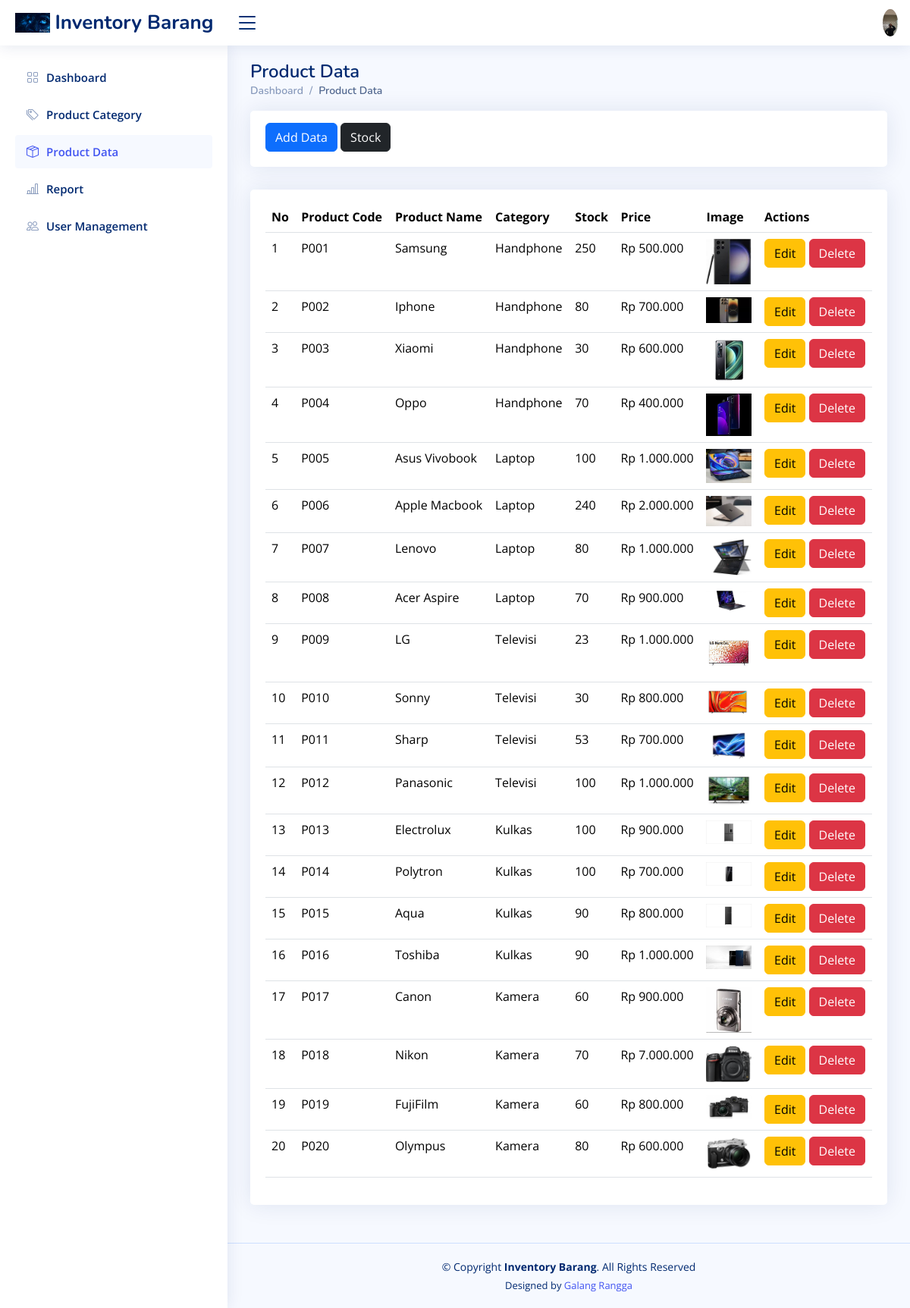
/Produk.php (signed in), run on the app's committed database.
### tables this page shows
CREATE TABLE `products` (
  `id` int NOT NULL,
  `category_id` int DEFAULT NULL,
  `product_code` varchar(50) DEFAULT NULL,
  `product_name` varchar(150) DEFAULT NULL,
  `stock` int DEFAULT '0',
  `min_stock` int DEFAULT '5',
  `price` int DEFAULT NULL,
  `gambar` varchar(255) NOT NULL,
  `created_at` timestamp NULL DEFAULT CURRENT_TIMESTAMP,
  `updated_at` timestamp NULL DEFAULT NULL
);

CREATE TABLE `categories` (
  `id` int NOT NULL,
  `kd_kat` varchar(6) NOT NULL,
  `category_name` varchar(100) NOT NULL
);

### Produk.php (the view, shortened to what this page needs)
<!DOCTYPE html>
<html lang="en">
<head>
  <link href="assets/vendor/bootstrap/css/bootstrap.min.css" rel="stylesheet">
  <link href="assets/vendor/bootstrap-icons/bootstrap-icons.css" rel="stylesheet">
  <link href="assets/vendor/boxicons/css/boxicons.min.css" rel="stylesheet">
  <link href="assets/vendor/quill/quill.snow.css" rel="stylesheet">
  <link href="assets/vendor/quill/quill.bubble.css" rel="stylesheet">
  <link href="assets/vendor/remixicon/remixicon.css" rel="stylesheet">
  <link href="assets/vendor/simple-datatables/style.css" rel="stylesheet">
  <link href="assets/css/style.css" rel="stylesheet">
</head>
<body>
  <header id="header" class="header fixed-top d-flex align-items-center">
    <div class="d-flex align-items-center justify-content-between">
      <a href="index.php" class="logo d-flex align-items-center">
        <img src="assets/img/artguru.png" alt="">
        <span class="d-none d-lg-block">Inventory Barang</span>
      </a>
      <i class="bi bi-list toggle-sidebar-btn"></i>
    </div>
    <nav class="header-nav ms-auto">
      <ul class="d-flex align-items-center">
        <li class="nav-item dropdown pe-3">
          <a class="nav-link nav-profile d-flex align-items-center pe-0" href="#" data-bs-toggle="dropdown">
            <img src="assets/img/galang.jpeg" alt="Profile" class="rounded-circle" />
          </a>
        </li>
      </ul>
    </nav>
  </header>
  <aside id="sidebar" class="sidebar">
    <ul class="sidebar-nav" id="sidebar-nav">
      <li class="nav-item">
        <a class="nav-link collapsed" href="index.php">
          <i class="bi bi-grid"></i>
          <span>Dashboard</span>
        </a>
      </li>
      <li class="nav-item">
        <a class="nav-link collapsed" href="kategori_produk.php">
          <i class="bi bi-tags"></i>
          <span>Product Category</span>
        </a>
      </li>
      <li class="nav-item">
        <a class="nav-link" href="produk.php">
          <i class="bi bi-box-seam"></i>
          <span>Product Data</span>
        </a>
      </li>
      <li class="nav-item">
        <a class="nav-link collapsed" href="laporan.php">
          <i class="bi bi-bar-chart-line"></i>
          <span>Report</span>
        </a>
      </li>
      <li class="nav-item">
        <a class="nav-link collapsed" href="users.php">
          <i class="bi bi-people"></i>
          <span>User Management</span>
        </a>
      </li>
    </ul>
  </aside>
  <main id="main" class="main">
    <div class="pagetitle">
      <h1>Product Data</h1>
      <nav>
        <ol class="breadcrumb">
          <li class="breadcrumb-item"><a href="index.php">Dashboard</a></li>
          <li class="breadcrumb-item active">Product Data</li>
        </ol>
      </nav>
    </div>
    <div class="row">
      <div class="col-lg-12">
        <div class="card">
          <div class="card-body mt-3">
            <a href="t_produk.php" class="btn btn-primary">Add Data</a>
            <a href="stok.php" class="btn btn-dark">Stock</a>
          </div>
        </div>
      </div>
    </div>
    <section class="section">
      <div class="row">
        <div class="col-lg-12">
          <div class="card">
            <div class="card-body mt-3">
              <table class="table datatable">
                <thead>
                  <tr>
                    <th scope="col">No</th>
                    <th scope="col">Product Code</th>
                    <th scope="col">Product Name</th>
                    <th scope="col">Category</th>
                    <th scope="col">Stock</th>
                    <th scope="col">Price</th>
                    <th scope="col">Image</th>
                    <th scope="col">Actions</th>
                  </tr>
                </thead>
                <tbody>
                  <?php
                  include "koneksi.php";
                  $no = 1;
                  $sql = mysqli_query($conn, "SELECT p.*, c.category_name FROM products p LEFT JOIN categories c ON p.category_id = c.id");
                  while ($data = mysqli_fetch_array($sql)) {
                  ?>
                    <tr>
                      <td><?php echo $no++; ?></td>
                      <td><?php echo $data['product_code']; ?></td>
                      <td><?php echo $data['product_name']; ?></td>
                      <td><?php echo $data['category_name']; ?></td>
                      <td><?php echo $data['stock']; ?></td>
                      <td>Rp <?php echo number_format($data['price'], 0, ',', '.'); ?></td>
                      <td>
                        <img src="produk_img/<?php echo $data['gambar']; ?>" width="60">
                      </td>
                      <td>
                        <a href="e_produk.php?id=<?php echo $data['id']; ?>" class="btn btn-warning">Edit</a>
                        <a href="h_produk.php?id=<?php echo $data['id']; ?>" class="btn btn-danger" onclick="return confirm('Are you sure you want to delete this data?')">Delete</a>
                      </td>
                    </tr>
                  <?php } ?>
                </tbody>
              </table>
            </div>
          </div>
        </div>
      </div>
    </section>
  </main>
  <footer id="footer" class="footer">
    <div class="copyright">
      &copy; Copyright <strong><span>Inventory Barang</span></strong>. All Rights Reserved
    </div>
    <div class="credits">
      Designed by <a href="">Galang Rangga</a>
    </div>
  </footer>
</body>
</html>

### assets/css/style.css (style rules this page uses)
:root { scroll-behavior: smooth; }
body { font-family: "Open Sans", sans-serif; background: #f6f9ff; color: #444444; }
a { color: #4154f1; text-decoration: none; }
h1, h2, h3, h4, h5, h6 { font-family: "Nunito", sans-serif; }
#main { margin-top: 60px; padding: 20px 30px; transition: all 0.3s; }
.pagetitle { margin-bottom: 10px; }
.pagetitle h1 { font-size: 24px; margin-bottom: 0; font-weight: 600; color: #012970; }
.card { margin-bottom: 30px; border: none; border-radius: 5px; box-shadow: 0px 0 30px rgba(1, 41, 112, 0.1); }
.card-body { padding: 0 20px 20px 20px; }
.breadcrumb { font-size: 14px; font-family: "Nunito", sans-serif; color: #899bbd; font-weight: 600; }
.breadcrumb a { color: #899bbd; transition: 0.3s; }
.breadcrumb .breadcrumb-item::before { color: #899bbd; }
.breadcrumb .active { color: #51678f; font-weight: 600; }
.logo { line-height: 1; }
@media (min-width: 1200px) { .logo { width: 280px; } }
.logo img { max-height: 26px; margin-right: 6px; }
.logo span { font-size: 26px; font-weight: 700; color: #012970; font-family: "Nunito", sans-serif; }
.header { transition: all 0.5s; z-index: 997; height: 60px; box-shadow: 0px 2px 20px rgba(1, 41, 112, 0.1); background-color: #fff; padding-left: 20px; }
.header .toggle-sidebar-btn { font-size: 32px; padding-left: 10px; cursor: pointer; color: #012970; }
.header-nav ul { list-style: none; }
.header-nav>ul { margin: 0; padding: 0; }
.header-nav .nav-profile { color: #012970; }
.header-nav .nav-profile img { max-height: 36px; }
.sidebar { position: fixed; top: 60px; left: 0; bottom: 0; width: 300px; z-index: 996; transition: all 0.3s; padding: 20px; overflow-y: auto; scrollbar-width: thin; scrollbar-color: #aab7cf transparent; box-shadow: 0px 0px 20px rgba(1, 41, 112, 0.1); background-color: #fff; }
@media (min-width: 1200px) { #main, #footer { margin-left: 300px; } }
.sidebar-nav { padding: 0; margin: 0; list-style: none; }
.sidebar-nav li { padding: 0; margin: 0; list-style: none; }
.sidebar-nav .nav-item { margin-bottom: 5px; }
.sidebar-nav .nav-link { display: flex; align-items: center; font-size: 15px; font-weight: 600; color: #4154f1; transition: 0.3; background: #f6f9ff; padding: 10px 15px; border-radius: 4px; }
.sidebar-nav .nav-link i { font-size: 16px; margin-right: 10px; color: #4154f1; }
.sidebar-nav .nav-link.collapsed { color: #012970; background: #fff; }
.sidebar-nav .nav-link.collapsed i { color: #899bbd; }
.footer { padding: 20px 0; font-size: 14px; transition: all 0.3s; border-top: 1px solid #cddfff; }
.footer .copyright { text-align: center; color: #012970; }
.footer .credits { padding-top: 5px; text-align: center; font-size: 13px; color: #012970; }

### data on the page
products: product_code "P001", product_name "Samsung", category.category_name "Handphone", stock "250", price "500.000", gambar (picture)
products: product_code "P002", product_name "Iphone", category.category_name "Handphone", stock "80", price "700.000", gambar (picture)
products: product_code "P003", product_name "Xiaomi", category.category_name "Handphone", stock "30", price "600.000", gambar (picture)
products: product_code "P004", product_name "Oppo", category.category_name "Handphone", stock "70", price "400.000", gambar (picture)
products: product_code "P005", product_name "Asus Vivobook", category.category_name "Laptop", stock "100", price "1.000.000", gambar (picture)
products: product_code "P006", product_name "Apple Macbook", category.category_name "Laptop", stock "240", price "2.000.000", gambar (picture)
products: product_code "P007", product_name "Lenovo", category.category_name "Laptop", stock "80", price "1.000.000", gambar (picture)
products: product_code "P008", product_name "Acer Aspire", category.category_name "Laptop", stock "70", price "900.000", gambar (picture)
products: product_code "P009", product_name "LG", category.category_name "Televisi", stock "23", price "1.000.000", gambar (picture)
products: product_code "P010", product_name "Sonny", category.category_name "Televisi", stock "30", price "800.000", gambar (picture)
products: product_code "P011", product_name "Sharp", category.category_name "Televisi", stock "53", price "700.000", gambar (picture)
products: product_code "P012", product_name "Panasonic", category.category_name "Televisi", stock "100", price "1.000.000", gambar (picture)
products: product_code "P013", product_name "Electrolux", category.category_name "Kulkas", stock "100", price "900.000", gambar (picture)
products: product_code "P014", product_name "Polytron", category.category_name "Kulkas", stock "100", price "700.000", gambar (picture)
products: product_code "P015", product_name "Aqua", category.category_name "Kulkas", stock "90", price "800.000", gambar (picture)
products: product_code "P016", product_name "Toshiba", category.category_name "Kulkas", stock "90", price "1.000.000", gambar (picture)
products: product_code "P017", product_name "Canon", category.category_name "Kamera", stock "60", price "900.000", gambar (picture)
products: product_code "P018", product_name "Nikon", category.category_name "Kamera", stock "70", price "7.000.000", gambar (picture)
products: product_code "P019", product_name "FujiFilm", category.category_name "Kamera", stock "60", price "800.000", gambar (picture)
products: product_code "P020", product_name "Olympus", category.category_name "Kamera", stock "80", price "600.000", gambar (picture)
